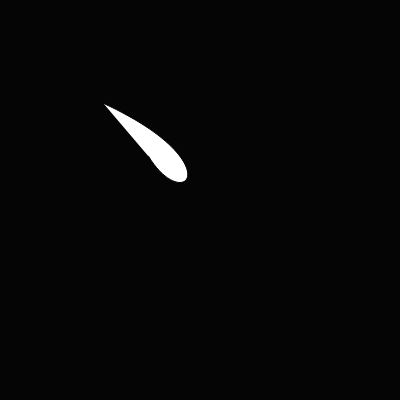
Frame 1 (no input)
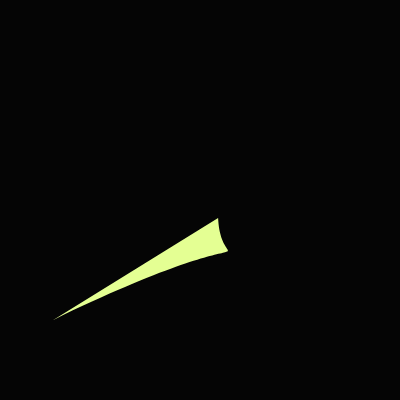
Frame 60 (no input)
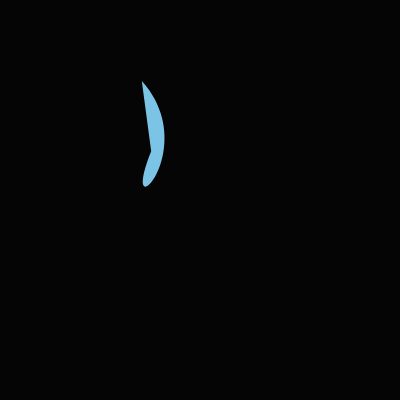
Frame 120 (the mouse pressed at the canvas centre since frame 60)

The p5.js sketch that drew these frames (run headless with seeded random() and noise() and a simulated clock; from frame 60 on, the mouse is pressed at the canvas centre):

// p5.js sketch
// ── sketch.js
var t;

function setup() {
  createCanvas(400, 400); 
  t = 0;
}

function draw() {
    background(5);
  var x1 = width * noise(t + 5);
  var x2 = width * noise(t + 10);
  var x3 = width * noise(t + 15);
  var x4 = width * noise(t + 20);
  var r = width * noise(t + 25);
  var g = width * noise(t + 30);
  var b = width * noise(t + 35);

  bezier(x1, r, x2, g, x3, b, x4, x4);

  t += 1;
  
  noStroke();
  fill(r, g, b);


  if (frameCount % 0 * width== 0) {
  background(255)
  }
}
